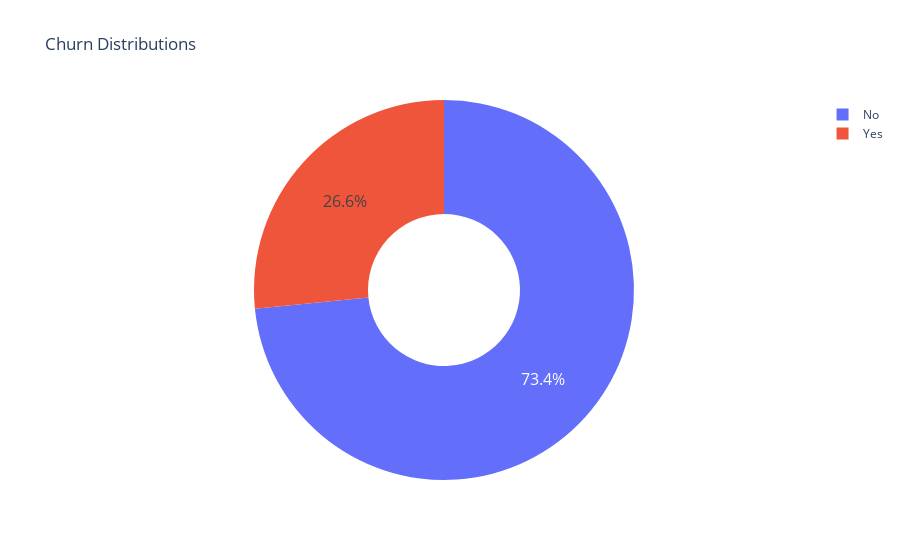

This figure's notebook cell:
### Code cell
c_labels = ['No', 'Yes']
# Create subplots: use 'domain' type for Pie subplot
fig = make_subplots(rows=1, cols=2, specs=[[{'type':'domain'}, {'type':'domain'}]])
fig.add_trace(
    go.Pie(labels=c_labels, values=df['Churn'].value_counts(), name="Churn"))

# Use `hole` to create a donut-like pie chart
fig.update_traces(hole=.4, hoverinfo="label+percent+name", textfont_size=16)

fig.update_layout(
    title_text="Churn Distributions"
    # Add annotations in the center of the donut pies.
)
fig.show()

### Figure 1 — Plotly figure (JSON) as saved in the notebook; plotly's stock layout.template omitted (floating-point values rounded to 4 significant figures)
{"data": [{"hole": 0.4, "hoverinfo": "label+percent+name", "labels": ["No", "Yes"], "name": "Churn", "textfont": {"size": 16}, "type": "pie", "values": [5163, 1869]}], "layout": {"autosize": true, "title": {"text": "Churn Distributions"}}}
